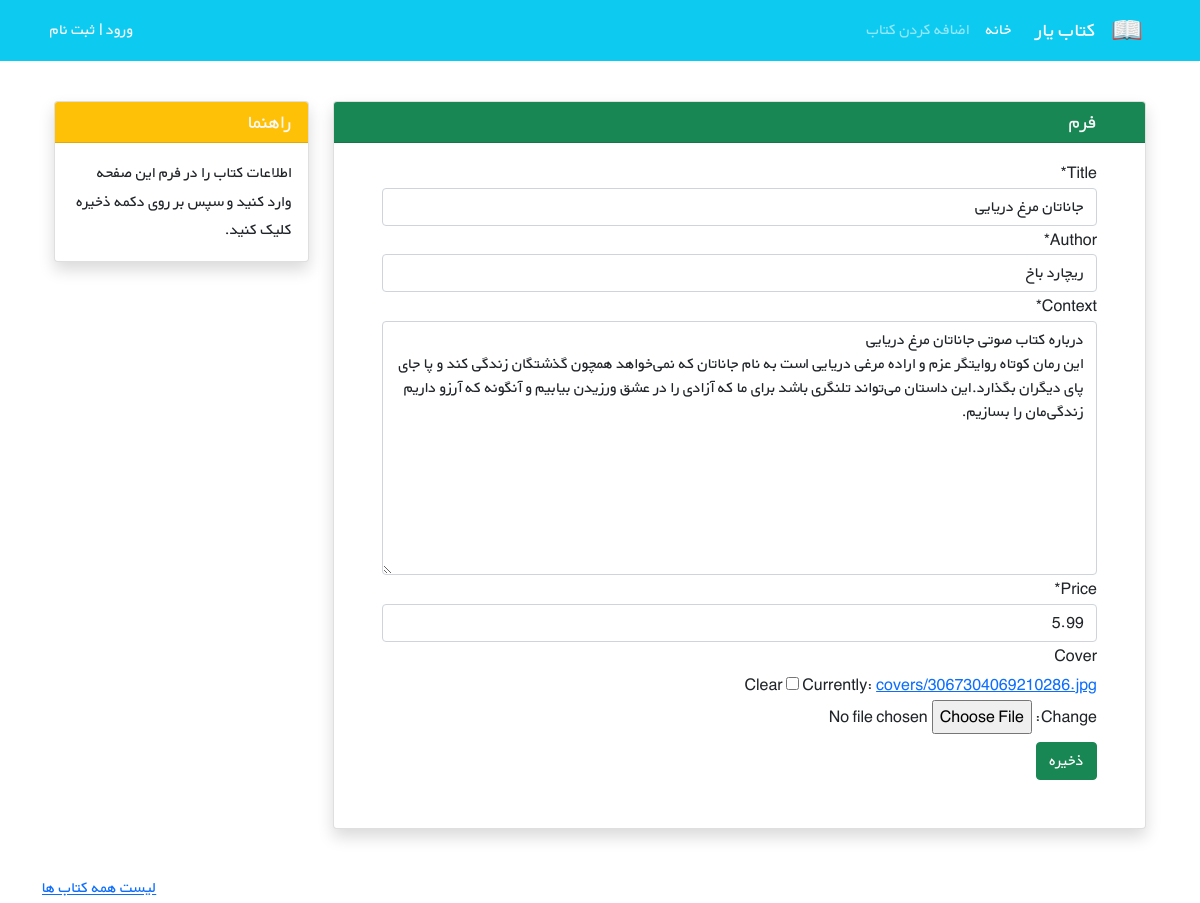
The app's page /books/7/edit/ with its own data.
### books/models.py (models this page shows, shortened)
class Book(models.Model):
    title = models.CharField(max_length=200)
    author = models.CharField(max_length=200)
    context = models.TextField()
    price = models.DecimalField(max_digits=5, decimal_places=2)
    cover = models.ImageField(upload_to='covers/', blank=True)

### books/views.py (the view)
# urls.py: path('<int:pk>/edit/', BookUpdateView.as_view(), name='book_update'),
class BookUpdateView(generic.UpdateView):
    model = Book
    fields = ['title', 'author', 'context','price','cover']
    template_name = 'books/book_update.html'

### books/templates/books/book_update.html (shortened to what this page needs)
{% extends '_base.html' %}
{% load crispy_forms_filters %}
{% block content %}
   <div class="container mt-4" dir="rtl">
    <div class="row">
        <div class="col-9">
            <div class="card shadow my-3">
                <h5 class="card-header bg-success text-light px-5">فرم</h5>
                <div class="px-5 pt-3 pb-5">
                    <form method="POST" enctype="multipart/form-data">
                        {{ form|crispy }}
                        <button type="submit" class="btn btn-success mt-2">ذخیره</button>
                    </form>
                </div>
            </div>
        </div>
        <div class="col-3">
                <div class="card my-3 shadow">
                    <h5 class="card-header bg-warning text-light">راهنما</h5>
                    <div class="card-body">
                        <p class="card-text">
                            اطلاعات کتاب را در فرم این صفحه وارد کنید و سپس بر روی دکمه ذخیره کلیک کنید.
                        </p>
                    </div>
                </div>
        </div>
    </div>
</div>
        <br>
        <a href="{% url 'book_list' %}">لیست همه کتاب ها</a>
{% endblock %}

### static/css/style.css (style rules this page uses)
* { font-family: 'BYekan', sans-serif; line-height: 1.8rem; }

### records on screen
Book: title "جاناتان مرغ دریایی", author "ریچارد باخ", context "درباره کتاب صوتی جاناتان مرغ دریایی این رمان کوتاه روایتگر عزم و اراده مرغی دریایی است به نام جاناتان که نمی‌خواهد همچون گذشتگان زندگی کند و پا جای پای دیگران بگذارد.این داستان می‌تواند تلنگری باشد برای ما که آزادی را در عشق ورزیدن بیابیم و آنگونه که آرزو داریم زندگی‌مان را بسازیم.", price "5.99"
